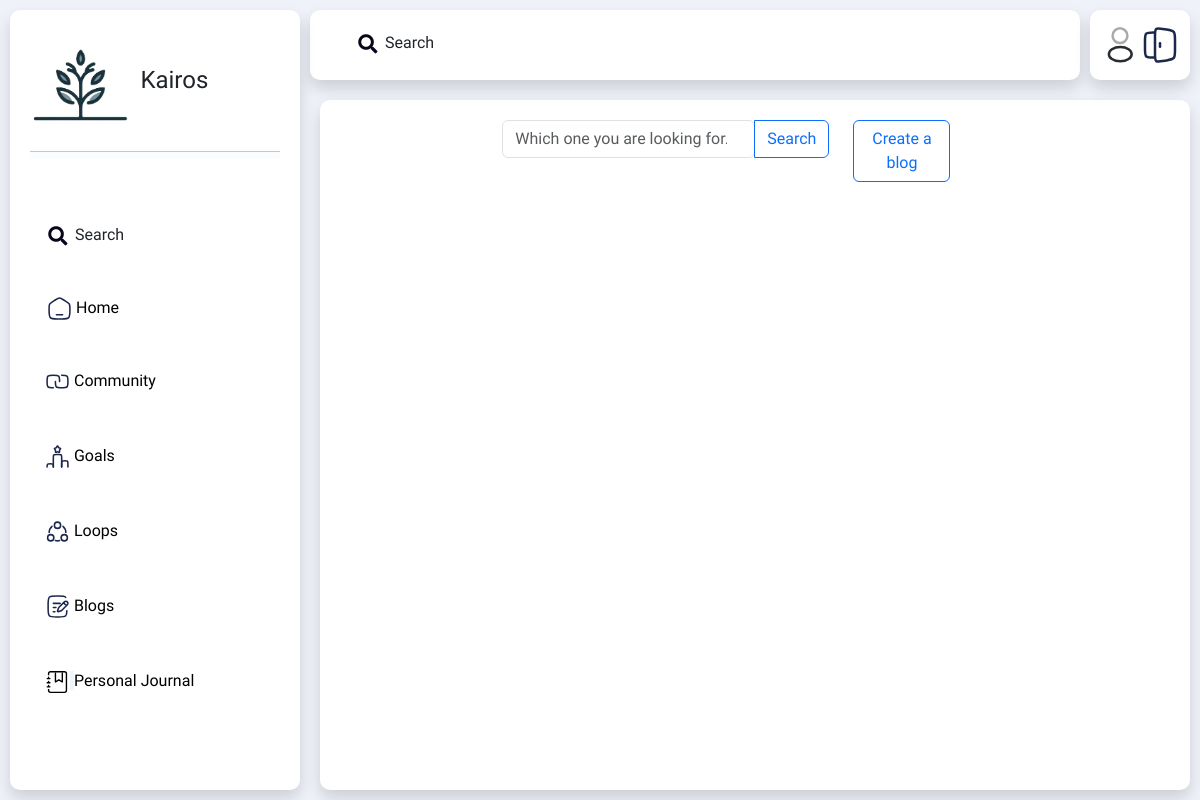
/Blog/blog.php, run on an earlier commit of the app's database.
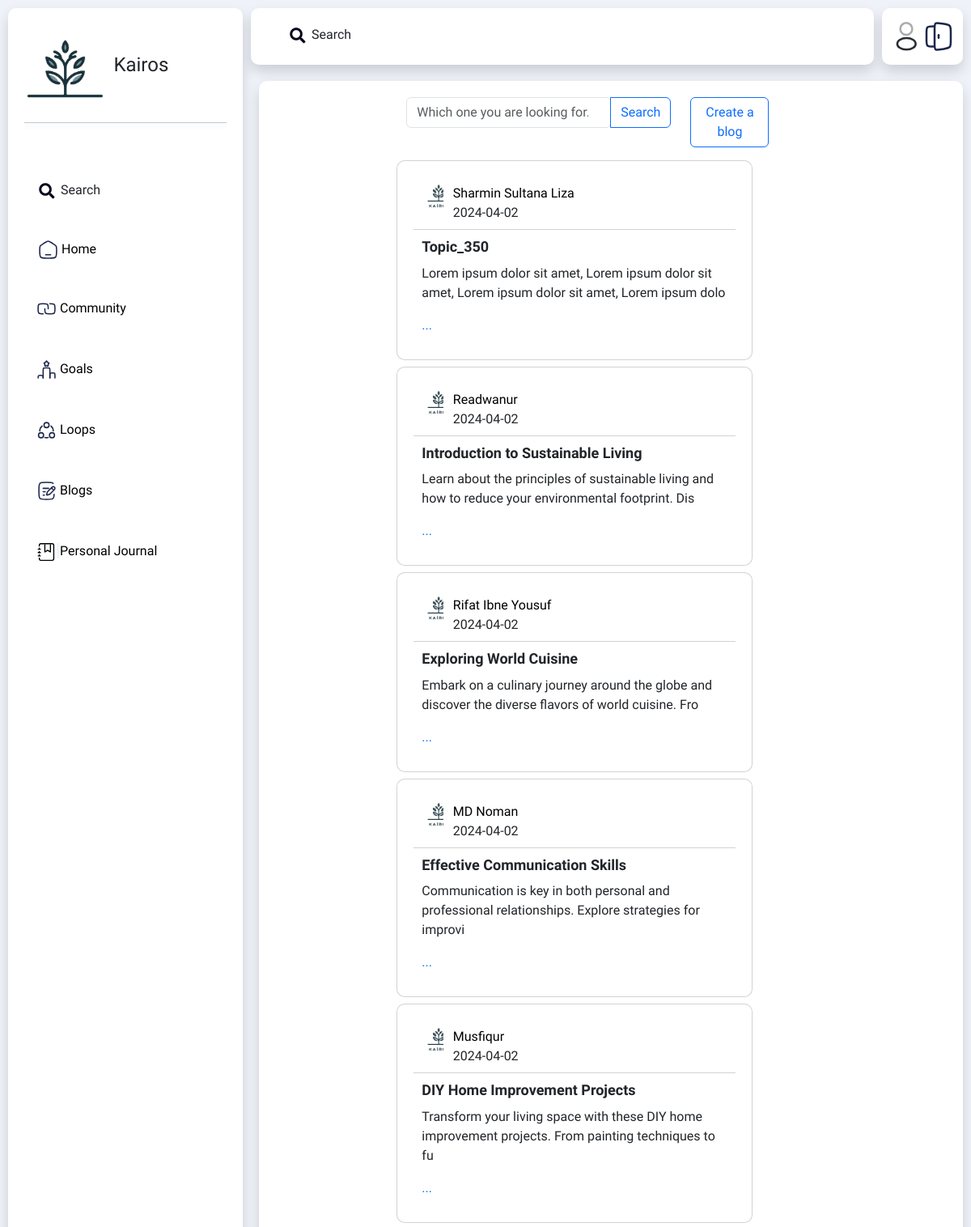
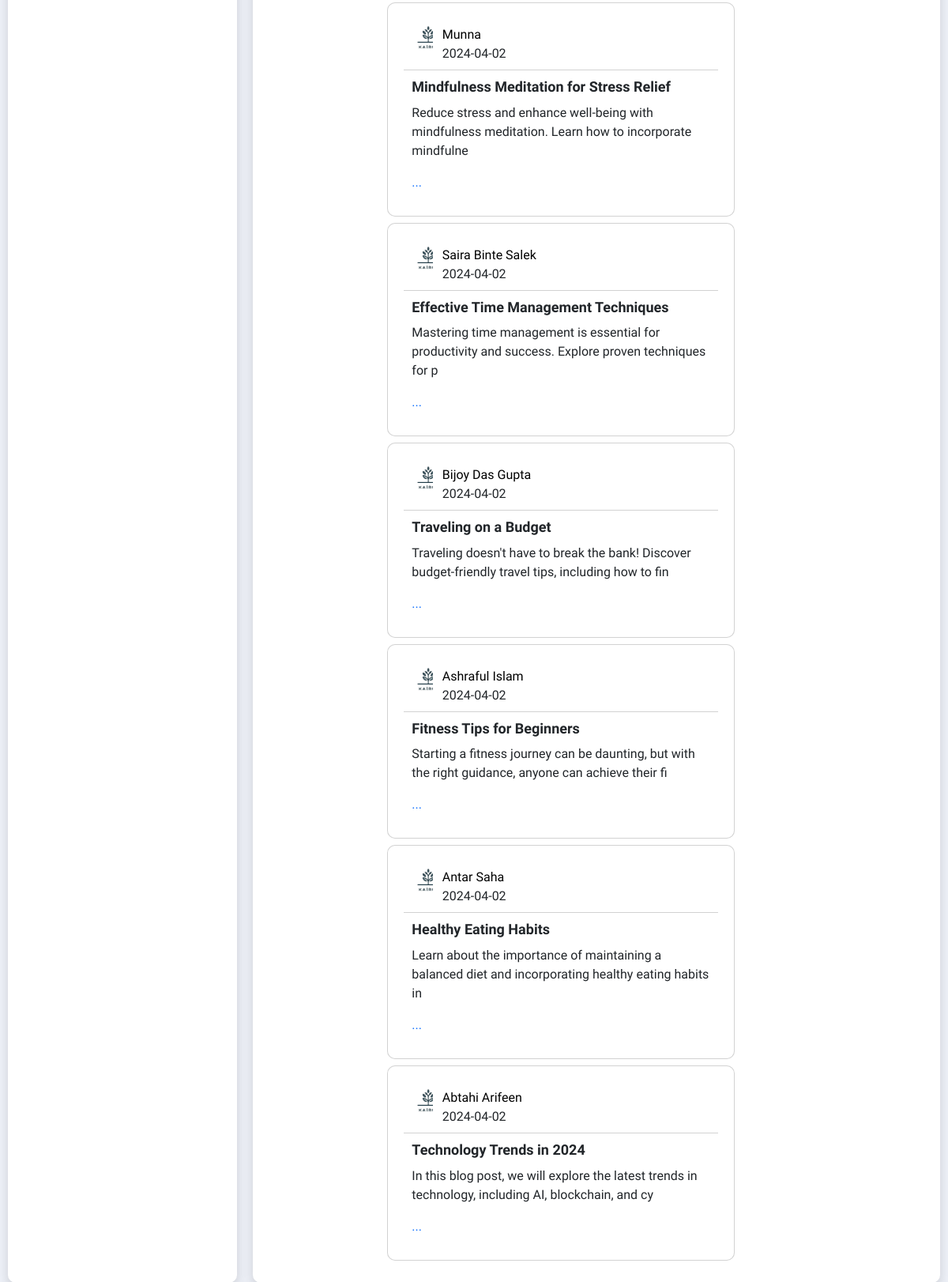
And on a later commit of the database (2 pictures, top to bottom).
### tables this page shows
CREATE TABLE `blog` (
  `userHandle` varchar(20) DEFAULT NULL,
  `created_at` timestamp NULL DEFAULT current_timestamp(),
  `topicName` varchar(50) DEFAULT NULL,
  `description` varchar(100) DEFAULT NULL
);

### Blog/blog.php (the view, shortened to what this page needs)
<?php
include '../Dashboard/connect_db.php';
$search_text = '';
if (isset($_POST['search'])) {
    $search_text = $_POST['search_field'];
    $sql = "SELECT concat(COALESCE(concat(firstName, ' '), ''), COALESCE(lastName, '')) AS name, date(b.created_at) AS created_date, topicName, description, created_at
            FROM blog AS b INNER JOIN user_info AS u
            ON b.userHandle = u.userHandle
            WHERE concat(COALESCE(concat(firstName, ' '), ''), COALESCE(lastName, '')) LIKE '%" . $search_text . "%'
            OR topicName LIKE '%" . $search_text . "%'
            ORDER BY created_at DESC";
    $result = mysqli_query($conn, $sql);
    if ($result && mysqli_num_rows($result) > 0) {
        $blogs = mysqli_fetch_all($result);
    } else {
        $blogs = 'Empty result!';
    }
} else {
    $sql = "SELECT concat(COALESCE(concat(firstName, ' '), ''), COALESCE(lastName, '')) AS name, date(b.created_at) AS created_date, topicName, description
            FROM blog AS b INNER JOIN user_info AS u
            ON b.userHandle = u.userHandle
            ORDER BY created_at DESC";
    $result = mysqli_query($conn, $sql);
    $blogs = mysqli_fetch_all($result);
}
?>
<!DOCTYPE html>
<html lang="en">
<head>
    <link rel="stylesheet" href="editProfile.php">
    <link href="https://cdn.jsdelivr.net/npm/bootstrap@5.2.3/dist/css/bootstrap.min.css" rel="stylesheet">
</head>
<body>
    <?php
    include '../Includes/NavBarSecond.php';
    include '../Includes/Sidebar.php';
    ?>
    <main class="main bg-white shadow">
        <div class="container bg-white">
            <div class="row align-items-start bg-white">
                <div class="col-7 bg-white">
                    <form action="blog.php" method="POST">
                        <div class="row align-items-start mb-3 bg-white">
                            <div class="col-9 bg-white">
                                <div class="input-group bg-white" style="padding-left: 1vw;">
                                    <input type="search" class="form-control rounded bg-white" style="background-color: ;" name="search_field" value="<?php echo htmlspecialchars($search_text); ?>" placeholder="Which one you are looking for..." aria-label="search" aria-describedby="search-addon" />
                                    <button type="submit" class="btn btn-outline-primary bg-white" name="search" data-mdb-ripple-init>Search</button>
                                </div>
                            </div>
                            <div class="col-3 bg-white" style="display: grid; place-items: center;">
                                <button type="button" class="btn btn-outline-primary" data-bs-toggle="modal" data-bs-target="#createBlogModal">Create a blog</button>
                            </div>
                        </div>
                    </form>
                    <div class="scrollable-container bg-white">
                        <?php if ($blogs === 'Empty result!') {
                        ?>
                            <div class="card mb-2 bg-white" style="background: snow;">
                                <div class="card-body bg-white">
                                    <p class="card-text bg-white"> <?php echo htmlspecialchars($blogs); ?> </p>
                                </div>
                            </div>
                        <?php } else { ?>
                            <?php
                            foreach ($blogs as $blog) {
                            ?>
                                <div class="card mb-2 bg-white">
                                    <div class="card-header bg-white">
                                        <div class="row align-items-start bg-white">
                                            <div class="col-1 bg-white">
                                                <a class="navbar-brand bg-white" href="#">
                                                    <img src="../images/logo2.png" class="bg-white" alt="Bootstrap" height="30">
                                                </a>
                                            </div>
                                            <div class="col bg-white">
                                                <a href="#" class="bg-white" style="text-decoration: none; color:black"><?php echo htmlspecialchars($blog[0]); ?></a>
                                                <br>
                                                <h7 class="bg-white"><?php echo htmlspecialchars($blog[1]); ?></h7>
                                            </div>
                                        </div>
                                    </div>
                                    <div class="card-body bg-white">
                                        <h5 class="card-title bg-white"><?php echo htmlspecialchars($blog[2]); ?></h5>
                                        <p class="card-text bg-white">
                                            <?php
                                            if (strlen($blog[3]) < 205) {
                                                echo htmlspecialchars($blog[3]);
                                            } else {
                                                echo htmlspecialchars(substr($blog[3], 0, 200));
                                            }
                                            ?>
                                        </p>
                                        <a class="bg-white" href="#" style="text-decoration: none;">...</a>
                                    </div>
                                </div>
                            <?php } ?>
                        <?php } ?>
                    </div>
                </div>
            </div>
        </div>
    </main>
</body>
</html>

### Includes/NavBarSecond.php (shortened to what this page needs)
<!DOCTYPE html>
<html lang="en">
<head>
    <link href="https://cdn.jsdelivr.net/npm/bootstrap@5.3.3/dist/css/bootstrap.min.css" rel="stylesheet"
>
    <link rel="stylesheet" href="https://use.fontawesome.com/releases/v5.3.1/css/all.css"
>
</head>
<body>
    <header class="header shadow z-2">
        <div class="container-fluid" style="background-color: transparent;">
            <div class="container-fluid bg-white align-items-right">
            <form class="searchBar" action="">
                <span id="search-txt">Search</span>
                <i class="fa fa-search"></i>
            </form>
            </div>
        </div>
    </header>
    <header class="upContainer shadow z-2">
        <div class="upContainerProfile">
            <div class="profile">
                <a href="\Profile\editProfile.php">
                </a>
            </div>
        </div>
        <div class="upContainerSignOut">
            <div class="signOut">
                <a href="#">
                </a>
            </div>
        </div>
    </header>
</body>
</html>

### Includes/Sidebar.php (shortened to what this page needs)
<!DOCTYPE html>
<html lang="en">
<head>
    <link href="https://cdn.jsdelivr.net/npm/bootstrap@5.3.3/dist/css/bootstrap.min.css" rel="stylesheet">
    <link rel="stylesheet" href="https://use.fontawesome.com/releases/v5.3.1/css/all.css">
    <link rel="stylesheet" href="../Includes/style.css">
</head>
<body>
    <section class="sidebar shadow z-2">
        <div class="temp">
            <img src="\Images\logoWithoutName.png">
            <p class="brand">Kairos</p>
        </div>
        <hr>
        <div class="temp">
            <div class="container-fluid bg-white align-items-right">
            <form class="searchBar" action="">
                <span id="search-txt">Search</span>
                <i class="fa fa-search"></i>
            </form>
            </div>
        </div>
        <div class="temp">
            <div class="temp">
                <a href="/Dashboard/DashboardMain.php" type="button" class="btn btn-primary">
                    <span class="bg-white"><?xml version="1.0" encoding="utf-8"?>
                        </span>
                    Home
                </a>
            </div>
        </div>
        <div class="temp">
            <a href="\CommunityLandingPage Prototype\CommunityLanding.php" type="button" class="btn btn-primary">
                <span><?xml version="1.0" encoding="utf-8"?>
                    </span>
                Community
            </a>
        </div>
        <div class="temp">
            <a href="\Goal\goals.php" type="button" class="btn btn-primary">
                <span><?xml version="1.0" encoding="utf-8"?>
                    </span>
                Goals
            </a>
        </div>
        <div class="temp">
            <a href="/Dashboard/DashboardMain.php" type="button" class="btn btn-primary">
                <span><?xml version="1.0" encoding="utf-8"?>
                    </span>
                Loops
            </a>
        </div>
        <div class="temp">
            <a href="\Blog\blog.php" type="button" class="btn btn-primary">
                <span><?xml version="1.0" encoding="utf-8"?>
                    </span>
                Blogs
            </a>
        </div>
        <div class="temp bg-white">
            <a href="/Personal Journal\Personal-Journal.php" type="button" class="btn btn-primary">
                <span><span><?xml version="1.0" encoding="utf-8"?>
                </span>
                <c class="bg-white">Personal Journal</c>
            </a>
        </div>
    </section>
</body>
</html>

### Includes/style.css (style rules this page uses)
* { margin: 0; padding: 0; background-color: #f1f4fb; font-family: "Ubuntu", sans-serif; }
body, html { overflow: hidden; }
body { height: 100vh; background-color: #eff2f9; display: grid; grid-template-columns: 300px 1fr 0.1fr; grid-template-rows: 80px 1fr; grid-template-areas: "side header upContainer" "side main main"; gap: 10px; }
.upContainer { background-color: white; grid-area: upContainer; padding: 10px; border-radius: 10px; margin-top: 10px; margin-right: 10px; display: flex; align-items: center; justify-content: space-between; }
.upContainerProfile, .upContainerSignOut { display: flex; align-items: center; }
.header { background-color: white; grid-area: header; padding: 10px; border-radius: 10px; margin-top: 10px; position: relative; }
.sidebar { background-color: white; grid-area: side; display: grid; grid-template-columns: 1fr; grid-template-rows: 70px 40px 40px 40px 40px 40px 40px 40px 40px; grid-template-areas: "temp1" "temp2" "temp3" "temp4" "temp5" "temp6" "temp7" "temp8" "temp9"; padding: 10px; border-radius: 10px; margin-top: 10px; margin-left: 10px; margin-bottom: 10px; padding: 20px; gap: 35px; }
.temp { border-radius: 10px; padding: 2px; background-color: transparent; }
.temp:nth-child(1) { grid-area: temp1; }
.temp:nth-child(3) { grid-area: temp3; }
.temp:nth-child(4) { grid-area: temp4; }
.temp:nth-child(5) { grid-area: temp5; }
.temp:nth-child(6) { grid-area: temp6; }
.temp:nth-child(7) { grid-area: temp7; }
.temp:nth-child(8) { grid-area: temp8; }
.temp:nth-child(9) { grid-area: temp9; }
.main { grid-area: main; gap: 20px; padding: 20px; border-radius: 10px; margin: 10px; overflow-y: auto; }
.card { background-color: transparent; border-radius: 10px; padding: 20px; overflow-wrap: break-word; }
.card:nth-child(1) { grid-area: c1; }
.card:nth-child(2) { grid-area: c2; }
.card:nth-child(3) { grid-area: c3; }
.card:nth-child(4) { grid-area: c4; }
.card:nth-child(5) { grid-area: c5; }
.card:nth-child(6) { grid-area: c6; }
.temp img { max-width: 40%; height: auto; display: block; float: left; border-radius: 10px; margin-right: 10px; background-color: transparent; }
.brand { font-size: 24px; margin-top: 30px; background-color: transparent; }
.temp .btn-primary { background-color: white !important; border-color: transparent; color: black; }
h1, p { background-color: white; }
.header { position: relative; }
.profile { z-index: 1; background-color: transparent; }
.signOut { z-index: 1; background-color: transparent; }
.searchBar { position: absolute; left: 33px; width: 50px; height: 45px; background: white; box-sizing: border-box; border-radius: 25px; border: 4px solid white; padding: 5px; justify-content: center transition-property: width, border-radius; transition-duration: 1s; transition-timing-function: ease; }
.searchBar .fa { box-sizing: border-box; padding: 10px; width: 42.5px; height: 42.5px; position: absolute; top: 0; right: 0; border-radius: 50%; color: #07051a; text-align: center; font-size: 1.2em; transition: all 1s; background: white; }
.card { height: 450px; margin-right: 20px; margin-bottom: 20px; }
.card-body { padding: 10px; height: 100%; display: flex; flex-direction: column; }
.card-title { font-size: 18px; font-weight: bold; white-space: nowrap; overflow: hidden; text-overflow: ellipsis; margin-bottom: 10px; }
.card-text { flex-grow: 1; overflow: hidden; text-overflow: ellipsis; }
#search-txt { position: absolute; z-index: 1; background-color: transparent; top: 50%; left: calc(100% - 4px); transform: translateY(-50%); font-size: 1em; }

### Blog/blog.php (style rules this page uses)
.card { height: fit-content; }

What changed in the data, as far as the page shows it:
added blog: blog "Sharmin Sultana Liza", blog "2024-04-02", topicName "Topic_350", description "Lorem ipsum dolor sit amet, Lorem ipsum dolor sit amet, Lorem ipsum dolor sit amet, Lorem ipsum dolo"
added blog: blog "Readwanur", blog "2024-04-02", topicName "Introduction to Sustainable Living", description "Learn about the principles of sustainable living and how to reduce your environmental footprint. Dis"
added blog: blog "Rifat Ibne Yousuf", blog "2024-04-02", topicName "Exploring World Cuisine", description "Embark on a culinary journey around the globe and discover the diverse flavors of world cuisine. Fro"
added blog: blog "MD Noman", blog "2024-04-02", topicName "Effective Communication Skills", description "Communication is key in both personal and professional relationships. Explore strategies for improvi"
added blog: blog "Musfiqur", blog "2024-04-02", topicName "DIY Home Improvement Projects", description "Transform your living space with these DIY home improvement projects. From painting techniques to fu"
added blog: blog "Munna", blog "2024-04-02", topicName "Mindfulness Meditation for Stress Relief", description "Reduce stress and enhance well-being with mindfulness meditation. Learn how to incorporate mindfulne"
added blog: blog "Saira Binte Salek", blog "2024-04-02", topicName "Effective Time Management Techniques", description "Mastering time management is essential for productivity and success. Explore proven techniques for p"
added blog: blog "Bijoy Das Gupta", blog "2024-04-02", topicName "Traveling on a Budget", description "Traveling doesn't have to break the bank! Discover budget-friendly travel tips, including how to fin"
added blog: blog "Ashraful Islam", blog "2024-04-02", topicName "Fitness Tips for Beginners", description "Starting a fitness journey can be daunting, but with the right guidance, anyone can achieve their fi"
added blog: blog "Antar Saha", blog "2024-04-02", topicName "Healthy Eating Habits", description "Learn about the importance of maintaining a balanced diet and incorporating healthy eating habits in"
added blog: blog "Abtahi Arifeen", blog "2024-04-02", topicName "Technology Trends in 2024", description "In this blog post, we will explore the latest trends in technology, including AI, blockchain, and cy"
